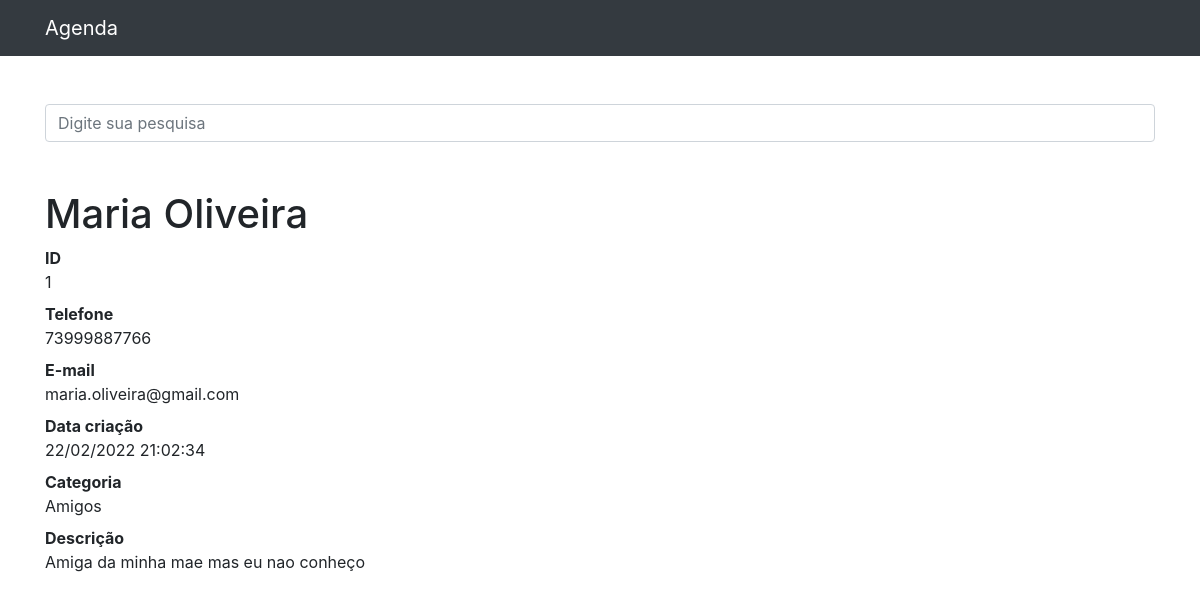
The page /contato/1 on the database its author committed.
### contatos/models.py (models this page shows, shortened)
class Contato(models.Model):
    nome = models.CharField(max_length=255)
    sobrenome = models.CharField(max_length=255, blank=True)
    telefone = models.CharField(max_length=255)
    email = models.CharField(max_length=255, blank=True)
    data_criacao = models.DateTimeField(default=timezone.now)
    descricao = models.TextField(blank=True)
    categoria = models.ForeignKey(Categoria, on_delete=models.DO_NOTHING)
    mostrar = models.BooleanField(default=True)

class Categoria(models.Model):
    nome = models.CharField(max_length=255)
    def __str__(self):
        return self.nome

### contatos/views.py (the view)
# urls.py: path('contato/<int:contato_id>', views.single_contato, name='single_contato'),
def single_contato(request, contato_id):
    contato = get_object_or_404(Contato, id=contato_id) # buscando dados ou retorna 404
    if not contato.mostrar:
        Http404()
    else:
        return render(request, 'contatos/single.html', {
            'contato' : contato
        })

### contatos/templates/contatos/single.html
{% extends 'base.html' %}
{% block conteudo %}
    <h1 class="mt-5">{{ contato.nome }} {{ contato.sobrenome }}</h1>
    <dl>
      <dt>ID</dt>
      <dd>{{ contato.id }}</dd>
      <dt>Telefone</dt>
      <dd>{{ contato.telefone }}</dd>
      <dt>E-mail</dt>
      <dd>{{ contato.email }}</dd>
      <dt>Data criação</dt>
      <dd>{{ contato.data_criacao|date:'d/m/Y H:i:s' }}</dd>
      <dt>Categoria</dt>
      <dd>{{ contato.categoria }}</dd>
      <dt>Descrição</dt>
      <dd>
        {{ contato.descricao }}
      </dd>
    </dl>
{% endblock %}

### rows shown on the page
Contato: nome "Maria", sobrenome "Oliveira", id "1", telefone "73999887766", email "maria.oliveira@gmail.com", data_criacao "22/02/2022 21:02:34", categoria "Amigos", descricao "Amiga da minha mae mas eu nao conheço"
